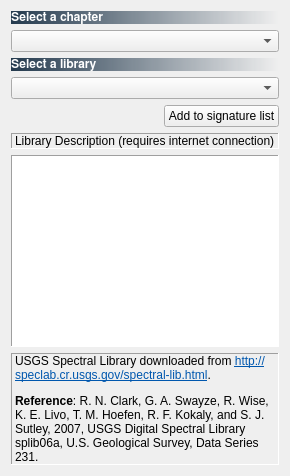
         <widget class="QWidget" name="tab_USGS">
          <attribute name="icon">
           <iconset resource="resources.qrc">
            <normaloff>:/plugins/semiautomaticclassificationplugin/icons/semiautomaticclassificationplugin_import_USGS_spectral_library.png</normaloff>:/plugins/semiautomaticclassificationplugin/icons/semiautomaticclassificationplugin_import_USGS_spectral_library.png</iconset>
          </attribute>
          <attribute name="title">
           <string>USGS Spectral Library</string>
          </attribute>
          <layout class="QGridLayout" name="gridLayout_4">
           <item row="0" column="0">
            <layout class="QGridLayout" name="gridLayout_31">
             <item row="2" column="0">
              <widget class="QLabel" name="label_49">
               <property name="font">
                <font>
                 <family>FreeSans</family>
                 <weight>75</weight>
                 <bold>true</bold>
                </font>
               </property>
               <property name="styleSheet">
                <string notr="true">background-color : qlineargradient(spread:pad, x1:0, y1:0, x2:1, y2:0, stop:0 #243a4e, stop:1 rgba(0, 0, 0, 0)); color : white</string>
               </property>
               <property name="text">
                <string>Select a library</string>
               </property>
              </widget>
             </item>
             <item row="3" column="0">
              <widget class="QComboBox" name="usgs_library_comboBox">
               <property name="toolTip">
                <string>&lt;html&gt;&lt;head/&gt;&lt;body&gt;&lt;p&gt;Select a library&lt;/p&gt;&lt;/body&gt;&lt;/html&gt;</string>
               </property>
              </widget>
             </item>
             <item row="0" column="0">
              <widget class="QLabel" name="label_48">
               <property name="font">
                <font>
                 <family>FreeSans</family>
                 <weight>75</weight>
                 <bold>true</bold>
                </font>
               </property>
               <property name="styleSheet">
                <string notr="true">background-color : qlineargradient(spread:pad, x1:0, y1:0, x2:1, y2:0, stop:0 #243a4e, stop:1 rgba(0, 0, 0, 0)); color : white</string>
               </property>
               <property name="text">
                <string>Select a chapter</string>
               </property>
              </widget>
             </item>
             <item row="7" column="0">
              <widget class="QTextBrowser" name="USGS_library_textBrowser">
               <property name="frameShape">
                <enum>QFrame::Panel</enum>
               </property>
               <property name="frameShadow">
                <enum>QFrame::Sunken</enum>
               </property>
               <property name="html">
                <string>&lt;!DOCTYPE HTML PUBLIC &quot;-//W3C//DTD HTML 4.0//EN&quot; &quot;http://www.w3.org/TR/REC-html40/strict.dtd&quot;&gt;
&lt;html&gt;&lt;head&gt;&lt;meta name=&quot;qrichtext&quot; content=&quot;1&quot; /&gt;&lt;style type=&quot;text/css&quot;&gt;
p, li { white-space: pre-wrap; }
&lt;/style&gt;&lt;/head&gt;&lt;body style=&quot; font-family:'Droid Sans'; font-size:9pt; font-weight:400; font-style:normal;&quot;&gt;
&lt;p style=&quot;-qt-paragraph-type:empty; margin-top:0px; margin-bottom:0px; margin-left:0px; margin-right:0px; -qt-block-indent:0; text-indent:0px;&quot;&gt;&lt;br /&gt;&lt;/p&gt;&lt;/body&gt;&lt;/html&gt;</string>
               </property>
               <property name="openExternalLinks">
                <bool>true</bool>
               </property>
              </widget>
             </item>
             <item row="6" column="0">
              <widget class="QLabel" name="label_18">
               <property name="frameShape">
                <enum>QFrame::Panel</enum>
               </property>
               <property name="frameShadow">
                <enum>QFrame::Sunken</enum>
               </property>
               <property name="text">
                <string>Library Description (requires internet connection)</string>
               </property>
              </widget>
             </item>
             <item row="4" column="0">
              <layout class="QGridLayout" name="gridLayout_14"/>
             </item>
             <item row="8" column="0">
              <widget class="QLabel" name="label">
               <property name="frameShape">
                <enum>QFrame::Panel</enum>
               </property>
               <property name="frameShadow">
                <enum>QFrame::Sunken</enum>
               </property>
               <property name="text">
                <string>&lt;html&gt;&lt;head/&gt;&lt;body&gt;&lt;p&gt;USGS Spectral Library downloaded from &lt;a href=&quot;http://speclab.cr.usgs.gov/spectral-lib.html&quot;&gt;&lt;span style=&quot; text-decoration: underline; color:#0057ae;&quot;&gt;http://speclab.cr.usgs.gov/spectral-lib.html&lt;/span&gt;&lt;/a&gt;.&lt;/p&gt;&lt;p&gt;&lt;span style=&quot; font-weight:600;&quot;&gt;Reference&lt;/span&gt;: R. N. Clark, G. A. Swayze, R. Wise, K. E. Livo, T. M. Hoefen, R. F. Kokaly, and S. J. Sutley, 2007, USGS Digital Spectral Library splib06a, U.S. Geological Survey, Data Series 231.&lt;/p&gt;&lt;/body&gt;&lt;/html&gt;</string>
               </property>
               <property name="wordWrap">
                <bool>true</bool>
               </property>
               <property name="openExternalLinks">
                <bool>true</bool>
               </property>
              </widget>
             </item>
             <item row="1" column="0">
              <widget class="QComboBox" name="usgs_chapter_comboBox">
               <property name="toolTip">
                <string>&lt;html&gt;&lt;head/&gt;&lt;body&gt;&lt;p&gt;Select a chapter&lt;/p&gt;&lt;/body&gt;&lt;/html&gt;</string>
               </property>
              </widget>
             </item>
             <item row="5" column="0">
              <layout class="QGridLayout" name="gridLayout_12">
               <item row="0" column="0">
                <spacer name="horizontalSpacer_13">
                 <property name="orientation">
                  <enum>Qt::Horizontal</enum>
                 </property>
                 <property name="sizeHint" stdset="0">
                  <size>
                   <width>40</width>
                   <height>20</height>
                  </size>
                 </property>
                </spacer>
               </item>
               <item row="0" column="1">
                <widget class="QPushButton" name="add_usgs_library_pushButton">
                 <property name="toolTip">
                  <string>&lt;html&gt;&lt;head/&gt;&lt;body&gt;&lt;p&gt;Add signature to list (requires internet connection)&lt;/p&gt;&lt;/body&gt;&lt;/html&gt;</string>
                 </property>
                 <property name="text">
                  <string>Add to signature list</string>
                 </property>
                </widget>
               </item>
              </layout>
             </item>
            </layout>
           </item>
          </layout>
         </widget>
